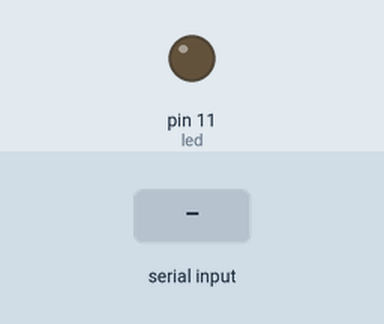
The sketch below on a simulated Arduino Uno, built with avr-gcc and run on an emulated ATmega328P. Parts: output pins drawn as LEDs (lit = HIGH). The inputs (shaded band) are chosen by the test bench.

Above: at 1.2 s.
1.3 s: "1" received over the second serial link
At 2.5 s:
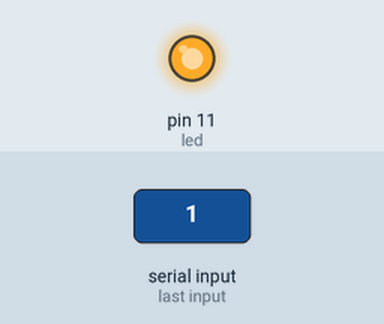
2.8 s: "2" received over the second serial link
At 3.6 s:
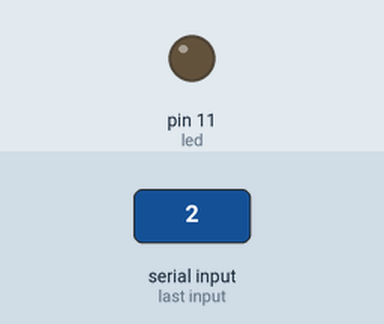
Timing chart, 0 to 5.8 s (numbered marks = the images above; inputs shaded):
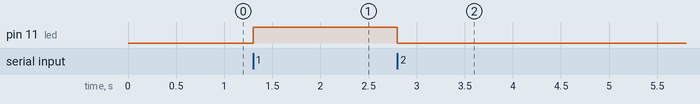

The sketch:

led-on-led-off.ino
```cpp
#include <SoftwareSerial.h>
SoftwareSerial BT(6, 7);

// bilgisayardan gönderdiğin sinyal ile arduino'ya bağlanmış ledi açma kapama işlemi yapılmaktadır.
int led = 11;
char a;

void setup()
{
  pinMode(led, OUTPUT);
  BT.begin(9600);
}

void loop()
{
  //herhangi bir veri geldiği zamanlarda
  if (BT.available())
  {
    a = BT.read();
    if (a=='1')
    {
      digitalWrite(led, HIGH);
      BT.println(" LED on");
    }
    else if (a=='2')
    {
      digitalWrite(led, LOW);
      BT.println(" LED off");
    }
    else
    {
      BT.println("Send '1' to turn LED on");
      BT.println("Send '2' to turn LED off");
    }
  }
}
```

Measured:
- after the input at 1.3 s, pin 11 (led): LOW → HIGH at once
- after the input at 2.8 s, pin 11 (led): HIGH → LOW at once
